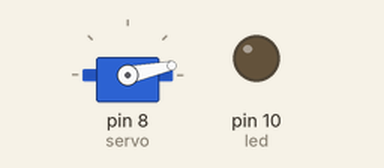
Simulated run of this sketch. Board: Arduino Uno, built with avr-gcc and run on an emulated ATmega328P. Shown: servo, output pins drawn as LEDs (lit = HIGH).

Above: at 0.05 s.
At 0.6 s:
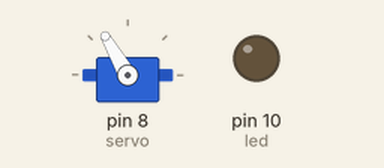
At 1.15 s:
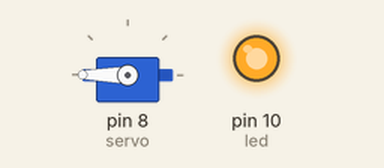
At 2.25 s:
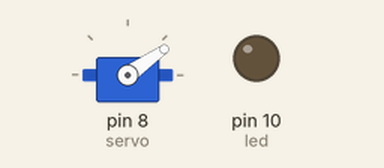
Timing chart, 0 to 6.6 s (numbered marks = the images above):
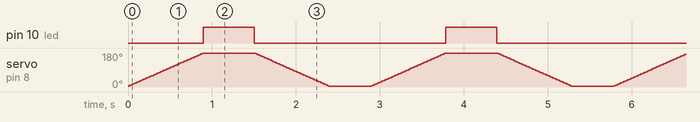

Measured:
- by itself, pin 10 (led): alternates HIGH for 0.61 s and LOW for 2.3 s

The sketch:

test.ino
```cpp
#include <Servo.h>
Servo servo;
int led=10;
void setup() {
  // put your setup code here, to run once:
  pinMode(led,OUTPUT);
 servo.attach(8);
 servo.write(0);
}

void loop() {
  int i;
  for(i = 5; i <= 190; i++)
  {
    servo.write(i);
    if(i>180)
    {
      digitalWrite(led, HIGH);
    }
    if(i<180)
    {
      digitalWrite(led, LOW);
    }
    delay(5);
  }
  delay(500);
  for(i = 190; i >= 5; i--)
  {
    servo.write(i);
    if(i>180)
    {
      digitalWrite(led, HIGH);
    }
    if(i<180)
    {
      digitalWrite(led, LOW);
    }
    delay(5);
  }
  delay(500);
}
```
